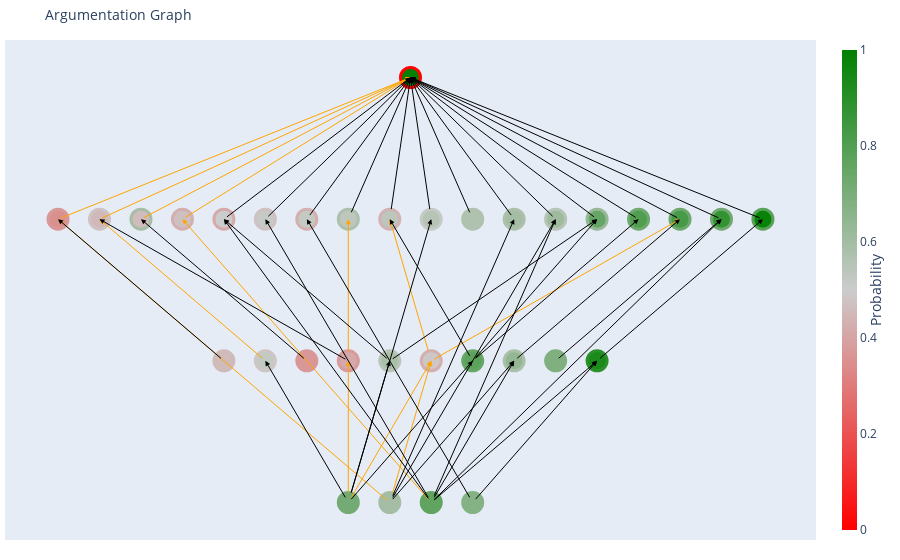

Notebook cell for this chart:
### Markdown cell above
- Using BQBAFc'

### Code cell
eidx = 3 # Example index from 0 to 1114
labels = ['Negative', 'Positive']
print(f' Input: {X_test[eidx]}\n Label: {labels[y_test[eidx]]}\t Predict: {labels[y_pred[eidx]]}')
generate_visualization(BQBAFcps[eidx], test_matches[eidx], sort_by = 'final_strength', save_fig = False)

### Figure 1 — Plotly figure (JSON) as saved in the notebook; plotly's stock layout.template omitted (floating-point values rounded to 4 significant figures)
{"data": [{"hoverinfo": "text", "marker": {"cmax": 1, "cmin": 0, "color": [0.9927, 0.3519, 0.4542, 0.4604, 0.4697, 0.5, 0.5156, 0.519, 0.5344, 0.5375, 0.5533, 0.5709, 0.5973, 0.6136, 0.7534, 0.8047, 0.8264, 0.874, 0.9815, 0.4578, 0.5215, 0.3689, 0.4145, 0.585, 0.4872, 0.7777, 0.6393, 0.6865, 0.9356, 0.7158, 0.5969, 0.7654, 0.6728], "colorbar": {"thickness": 15, "title": {"side": "right", "text": "Probability"}, "xanchor": "left"}, "colorscale": [[0, "green"], [0.5, "#CCCCCC"], [1, "red"]], "line": {"cmax": 1, "cmin": 0, "color": [0.997, 0.6271, 0.5242, 0.4066, 0.572, 0.5843, 0.5267, 0.5706, 0.423, 0.5601, 0.485, 0.4291, 0.4217, 0.4465, 0.371, 0.2692, 0.2663, 0.2722, 0.215, 0.5422, 0.517, 0.6311, 0.6223, 0.4528, 0.5704, 0.25, 0.4195, 0.3135, 0.1047, 0.2842, 0.4031, 0.2346, 0.3272], "colorscale": [[0, "green"], [0.5, "#CCCCCC"], [1, "red"]], "width": 3}, "reversescale": true, "showscale": true, "size": 20}, "mode": "markers", "text": ["#0 []<br>Base score = -5.800<br>Final strength = 4.909<br>Support class = Positive<br>", "#62 [['LEMMA:to', 'SPACY:POS-ADP']]<br>Match: to<br>Base score = 0.520<br>Final strength = 0.611<br>Support class = Negative<br>", "#96 [['SPACY:POS-NOUN'], ['SPACY:POS-PROPN'], ['SPACY:POS-PUNCT']]<br>Match: receive Â£350 .<br>Base score = 0.097<br>Final strength = 0.184<br>Support class = Negative<br>", "#98 [['LEMMA:.'], ['SPACY:POS-NOUN']]<br>Match: . number<br>Base score = -0.378<br>Final strength = 0.159<br>Support class = Negative<br>", "#27 [['SPACY:POS-NUM'], ['SPACY:POS-VERB']]<br>Match: 4882 are<br>Base score = 0.290<br>Final strength = 0.121<br>Support class = Negative<br>", "#29 [['SPACY:POS-PROPN'], ['SPACY:POS-NOUN'], ['SPACY:POS-NUM']]<br>Match: Vodafone numbers 4882<br>Base score = -0.340<br>Final strength = 0.000<br>Support class = Positive<br>", "#54 [['SPACY:POS-NUM'], ['SPACY:POS-ADJ']]<br>Match: 09064019014 your<br>Base score = -0.107<br>Final strength = 0.062<br>Support class = Positive<br>", "#38 [['SPACY:POS-NOUN'], ['LEMMA:call']]<br>Match: number call<br>Base score = -0.284<br>Final strength = 0.076<br>Support class = Positive<br>", "#45 [['SPACY:POS-PROPN'], ['LEMMA:.']]<br>Match: Â£350 .<br>Base score = 0.311<br>Final strength = 0.138<br>Support class = Positive<br>", "#48 [['SPACY:POS-PROPN'], ['SPACY:POS-PROPN'], ['SPACY:POS-ADP']]<br>Match: Todays Vodafone with<br>Base score = -0.242<br>Final strength = 0.150<br>Support class = Positive<br>", "#63 [['SPACY:POS-DET'], ['SPACY:POS-PROPN']]<br>Match: a Â£350<br>Base score = 0.060<br>Final strength = 0.214<br>Support class = Positive<br>", "#75 [['SPACY:POS-NOUN'], ['SPACY:POS-NOUN']]<br>Match: receive award<br>Base score = 0.286<br>Final strength = 0.286<br>Support class = Positive<br>", "#99 [['SPACY:POS-NOUN'], ['SPACY:POS-ADP']]<br>Match: numbers with<br>Base score = 0.316<br>Final strength = 0.394<br>Support class = Positive<br>", "#19 [['SPACY:POS-NUM'], ['SPACY:POS-ADP']]<br>Match: 4882 to<br>Base score = 0.215<br>Final strength = 0.462<br>Support class = Positive<br>", "#23 [['SPACY:POS-PROPN'], ['SPACY:POS-PROPN'], ['SPACY:POS-NOUN']]<br>Match: Todays Vodafone numbers<br>Base score = 0.528<br>Final strength = 1.117<br>Support class = Positive<br>", "#65 [['SPACY:POS-PROPN'], ['SPACY:POS-PROPN'], ['SPACY:POS-VERB']]<br>Match: Todays Vodafone ending<br>Base score = 0.999<br>Final strength = 1.416<br>Support class = Positive<br>", "#24 [['SPACY:POS-PROPN'], ['SPACY:POS-ADP'], ['SPACY:POS-NUM']]<br>Match: Vodafone with 4882<br>Base score = 1.014<br>Final strength = 1.560<br>Support class = Positive<br>", "#59 [['HYPERNYM:communication.n.02'], ['SPACY:POS-NUM']]<br>Match: numbers 4882<br>Base score = 0.984<br>Final strength = 1.936<br>Support class = Positive<br>", "#92 [['HYPERNYM:call.v.28'], ['SPACY:POS-NUM']]<br>Match: call 09064019014<br>Base score = 1.295<br>Final strength = 3.970<br>Support class = Positive<br>", "#88 [['LEMMA:to']]<br>Match: to<br>Base score = 0.169<br>Final strength = 0.169<br>Support class = Negative<br>", "#8 [['SPACY:POS-NOUN'], ['SPACY:POS-PROPN']]<br>Match: receive Â£350<br>Base score = -0.068<br>Final strength = 0.086<br>Support class = Positive<br>", "#86 [['SPACY:POS-PUNCT'], ['SPACY:POS-NOUN']]<br>Match: . number<br>Base score = 0.537<br>Final strength = 0.537<br>Support class = Negative<br>", "#22 [['SPACY:POS-PROPN'], ['SPACY:POS-PUNCT']]<br>Match: Â£350 .<br>Base score = 0.499<br>Final strength = 0.345<br>Support class = Negative<br>", "#18 [['SPACY:POS-PROPN'], ['SPACY:POS-NOUN']]<br>Match: Todays numbers<br>Base score = 0.189<br>Final strength = 0.343<br>Support class = Positive<br>", "#25 [['SPACY:POS-PROPN'], ['SPACY:POS-ADP']]<br>Match: Vodafone with<br>Base score = 0.283<br>Final strength = 0.051<br>Support class = Negative<br>", "#4 [['SPACY:POS-PROPN'], ['SPACY:POS-PROPN']]<br>Match: Todays Vodafone<br>Base score = 1.098<br>Final strength = 1.252<br>Support class = Positive<br>", "#6 [['SPACY:POS-ADP'], ['SPACY:POS-NUM']]<br>Match: with 4882<br>Base score = 0.325<br>Final strength = 0.572<br>Support class = Positive<br>", "#90 [['HYPERNYM:communication.n.02']]<br>Match: numbers<br>Base score = 0.784<br>Final strength = 0.784<br>Support class = Positive<br>", "#5 [['LEMMA:call'], ['SPACY:POS-NUM']]<br>Match: call 09064019014<br>Base score = 2.146<br>Final strength = 2.676<br>Support class = Positive<br>", "#10 [['SPACY:POS-PROPN']]<br>Match: Todays<br>Base score = 0.924<br>Final strength = 0.924<br>Support class = Positive<br>", "#72 [['SPACY:POS-ADP']]<br>Match: with<br>Base score = 0.393<br>Final strength = 0.393<br>Support class = Positive<br>", "#1 [['SPACY:POS-NUM']]<br>Match: 4882<br>Base score = 1.183<br>Final strength = 1.183<br>Support class = Positive<br>", "#16 [['LEMMA:call']]<br>Match: call<br>Base score = 0.721<br>Final strength = 0.721<br>Support class = Positive<br>"], "type": "scatter", "x": [0, -8.5, -7.5, -6.5, -5.5, -4.5, -3.5, -2.5, -1.5, -0.5, 0.5, 1.5, 2.5, 3.5, 4.5, 5.5, 6.5, 7.5, 8.5, -4.5, -3.5, -2.5, -1.5, -0.5, 0.5, 1.5, 2.5, 3.5, 4.5, -1.5, -0.5, 0.5, 1.5], "y": [0, -1, -1, -1, -1, -1, -1, -1, -1, -1, -1, -1, -1, -1, -1, -1, -1, -1, -1, -2, -2, -2, -2, -2, -2, -2, -2, -2, -2, -3, -3, -3, -3]}], "layout": {"annotations": [{"arrowcolor": "orange", "arrowhead": 2, "arrowwidth": 1, "ax": -0.5, "axref": "x", "ay": -3, "ayref": "y", "showarrow": true, "x": 0.5, "xref": "x", "y": -2, "yref": "y"}, {"arrowcolor": "orange", "arrowhead": 2, "arrowwidth": 1, "ax": -5.5, "axref": "x", "ay": -1, "ayref": "y", "showarrow": true, "x": 0, "xref": "x", "y": 0, "yref": "y"}, {"arrowcolor": "orange", "arrowhead": 2, "arrowwidth": 1, "ax": 0.5, "axref": "x", "ay": -2, "ayref": "y", "showarrow": true, "x": -0.5, "xref": "x", "y": -1, "yref": "y"}, {"arrowcolor": "orange", "arrowhead": 2, "arrowwidth": 1, "ax": -7.5, "axref": "x", "ay": -1, "ayref": "y", "showarrow": true, "x": 0, "xref": "x", "y": 0, "yref": "y"}, {"arrowcolor": "orange", "arrowhead": 2, "arrowwidth": 1, "ax": -8.5, "axref": "x", "ay": -1, "ayref": "y", "showarrow": true, "x": 0, "xref": "x", "y": 0, "yref": "y"}, {"arrowcolor": "orange", "arrowhead": 2, "arrowwidth": 1, "ax": -1.5, "axref": "x", "ay": -2, "ayref": "y", "showarrow": true, "x": -1.5, "xref": "x", "y": -1, "yref": "y"}, {"arrowcolor": "orange", "arrowhead": 2, "arrowwidth": 1, "ax": 0.5, "axref": "x", "ay": -2, "ayref": "y", "showarrow": true, "x": 6.5, "xref": "x", "y": -1, "yref": "y"}, {"arrowcolor": "orange", "arrowhead": 2, "arrowwidth": 1, "ax": 0.5, "axref": "x", "ay": -3, "ayref": "y", "showarrow": true, "x": -5.5, "xref": "x", "y": -1, "yref": "y"}, {"arrowcolor": "orange", "arrowhead": 2, "arrowwidth": 1, "ax": -3.5, "axref": "x", "ay": -2, "ayref": "y", "showarrow": true, "x": -7.5, "xref": "x", "y": -1, "yref": "y"}, {"arrowcolor": "orange", "arrowhead": 2, "arrowwidth": 1, "ax": -1.5, "axref": "x", "ay": -3, "ayref": "y", "showarrow": true, "x": 0.5, "xref": "x", "y": -2, "yref": "y"}, {"arrowcolor": "orange", "arrowhead": 2, "arrowwidth": 1, "ax": -0.5, "axref": "x", "ay": -3, "ayref": "y", "showarrow": true, "x": -8.5, "xref": "x", "y": -1, "yref": "y"}, {"arrowcolor": "orange", "arrowhead": 2, "arrowwidth": 1, "ax": -6.5, "axref": "x", "ay": -1, "ayref": "y", "showarrow": true, "x": 0, "xref": "x", "y": 0, "yref": "y"}, {"arrowcolor": "orange", "arrowhead": 2, "arrowwidth": 1, "ax": -1.5, "axref": "x", "ay": -3, "ayref": "y", "showarrow": true, "x": -1.5, "xref": "x", "y": -2, "yref": "y"}, {"arrowcolor": "black", "arrowhead": 2, "arrowwidth": 1, "ax": 7.5, "axref": "x", "ay": -1, "ayref": "y", "showarrow": true, "x": 0, "xref": "x", "y": 0, "yref": "y"}, {"arrowcolor": "black", "arrowhead": 2, "arrowwidth": 1, "ax": -0.5, "axref": "x", "ay": -3, "ayref": "y", "showarrow": true, "x": 2.5, "xref": "x", "y": -1, "yref": "y"}, {"arrowcolor": "black", "arrowhead": 2, "arrowwidth": 1, "ax": 3.5, "axref": "x", "ay": -2, "ayref": "y", "showarrow": true, "x": 7.5, "xref": "x", "y": -1, "yref": "y"}, {"arrowcolor": "black", "arrowhead": 2, "arrowwidth": 1, "ax": -4.5, "axref": "x", "ay": -1, "ayref": "y", "showarrow": true, "x": 0, "xref": "x", "y": 0, "yref": "y"}, {"arrowcolor": "black", "arrowhead": 2, "arrowwidth": 1, "ax": 1.5, "axref": "x", "ay": -1, "ayref": "y", "showarrow": true, "x": 0, "xref": "x", "y": 0, "yref": "y"}, {"arrowcolor": "black", "arrowhead": 2, "arrowwidth": 1, "ax": 0.5, "axref": "x", "ay": -3, "ayref": "y", "showarrow": true, "x": 2.5, "xref": "x", "y": -2, "yref": "y"}, {"arrowcolor": "black", "arrowhead": 2, "arrowwidth": 1, "ax": 2.5, "axref": "x", "ay": -2, "ayref": "y", "showarrow": true, "x": 6.5, "xref": "x", "y": -1, "yref": "y"}, {"arrowcolor": "black", "arrowhead": 2, "arrowwidth": 1, "ax": 3.5, "axref": "x", "ay": -1, "ayref": "y", "showarrow": true, "x": 0, "xref": "x", "y": 0, "yref": "y"}, {"arrowcolor": "black", "arrowhead": 2, "arrowwidth": 1, "ax": 0.5, "axref": "x", "ay": -3, "ayref": "y", "showarrow": true, "x": -4.5, "xref": "x", "y": -1, "yref": "y"}, {"arrowcolor": "black", "arrowhead": 2, "arrowwidth": 1, "ax": 4.5, "axref": "x", "ay": -2, "ayref": "y", "showarrow": true, "x": 8.5, "xref": "x", "y": -1, "yref": "y"}, {"arrowcolor": "black", "arrowhead": 2, "arrowwidth": 1, "ax": 5.5, "axref": "x", "ay": -1, "ayref": "y", "showarrow": true, "x": 0, "xref": "x", "y": 0, "yref": "y"}, {"arrowcolor": "black", "arrowhead": 2, "arrowwidth": 1, "ax": 6.5, "axref": "x", "ay": -1, "ayref": "y", "showarrow": true, "x": 0, "xref": "x", "y": 0, "yref": "y"}, {"arrowcolor": "black", "arrowhead": 2, "arrowwidth": 1, "ax": -1.5, "axref": "x", "ay": -1, "ayref": "y", "showarrow": true, "x": 0, "xref": "x", "y": 0, "yref": "y"}, {"arrowcolor": "black", "arrowhead": 2, "arrowwidth": 1, "ax": -0.5, "axref": "x", "ay": -2, "ayref": "y", "showarrow": true, "x": 4.5, "xref": "x", "y": -1, "yref": "y"}, {"arrowcolor": "black", "arrowhead": 2, "arrowwidth": 1, "ax": -1.5, "axref": "x", "ay": -3, "ayref": "y", "showarrow": true, "x": -3.5, "xref": "x", "y": -2, "yref": "y"}, {"arrowcolor": "black", "arrowhead": 2, "arrowwidth": 1, "ax": -4.5, "axref": "x", "ay": -2, "ayref": "y", "showarrow": true, "x": -8.5, "xref": "x", "y": -1, "yref": "y"}, {"arrowcolor": "black", "arrowhead": 2, "arrowwidth": 1, "ax": 1.5, "axref": "x", "ay": -2, "ayref": "y", "showarrow": true, "x": -0.5, "xref": "x", "y": -1, "yref": "y"}, {"arrowcolor": "black", "arrowhead": 2, "arrowwidth": 1, "ax": -1.5, "axref": "x", "ay": -3, "ayref": "y", "showarrow": true, "x": -0.5, "xref": "x", "y": -2, "yref": "y"}, {"arrowcolor": "black", "arrowhead": 2, "arrowwidth": 1, "ax": 0.5, "axref": "x", "ay": -3, "ayref": "y", "showarrow": true, "x": 4.5, "xref": "x", "y": -2, "yref": "y"}, {"arrowcolor": "black", "arrowhead": 2, "arrowwidth": 1, "ax": 1.5, "axref": "x", "ay": -2, "ayref": "y", "showarrow": true, "x": 4.5, "xref": "x", "y": -1, "yref": "y"}, {"arrowcolor": "black", "arrowhead": 2, "arrowwidth": 1, "ax": 8.5, "axref": "x", "ay": -1, "ayref": "y", "showarrow": true, "x": 0, "xref": "x", "y": 0, "yref": "y"}, {"arrowcolor": "black", "arrowhead": 2, "arrowwidth": 1, "ax": -1.5, "axref": "x", "ay": -2, "ayref": "y", "showarrow": true, "x": -7.5, "xref": "x", "y": -1, "yref": "y"}, {"arrowcolor": "black", "arrowhead": 2, "arrowwidth": 1, "ax": -2.5, "axref": "x", "ay": -2, "ayref": "y", "showarrow": true, "x": -6.5, "xref": "x", "y": -1, "yref": "y"}, {"arrowcolor": "black", "arrowhead": 2, "arrowwidth": 1, "ax": 0.5, "axref": "x", "ay": -3, "ayref": "y", "showarrow": true, "x": -3.5, "xref": "x", "y": -1, "yref": "y"}, {"arrowcolor": "black", "arrowhead": 2, "arrowwidth": 1, "ax": -1.5, "axref": "x", "ay": -3, "ayref": "y", "showarrow": true, "x": 1.5, "xref": "x", "y": -2, "yref": "y"}, {"arrowcolor": "black", "arrowhead": 2, "arrowwidth": 1, "ax": 0.5, "axref": "x", "ay": -3, "ayref": "y", "showarrow": true, "x": 7.5, "xref": "x", "y": -1, "yref": "y"}, {"arrowcolor": "black", "arrowhead": 2, "arrowwidth": 1, "ax": -0.5, "axref": "x", "ay": -3, "ayref": "y", "showarrow": true, "x": 3.5, "xref": "x", "y": -1, "yref": "y"}, {"arrowcolor": "black", "arrowhead": 2, "arrowwidth": 1, "ax": 0.5, "axref": "x", "ay": -3, "ayref": "y", "showarrow": true, "x": 3.5, "xref": "x", "y": -1, "yref": "y"}, {"arrowcolor": "black", "arrowhead": 2, "arrowwidth": 1, "ax": 0.5, "axref": "x", "ay": -1, "ayref": "y", "showarrow": true, "x": 0, "xref": "x", "y": 0, "yref": "y"}, {"arrowcolor": "black", "arrowhead": 2, "arrowwidth": 1, "ax": -1.5, "axref": "x", "ay": -3, "ayref": "y", "showarrow": true, "x": 0.5, "xref": "x", "y": -1, "yref": "y"}, {"arrowcolor": "black", "arrowhead": 2, "arrowwidth": 1, "ax": 1.5, "axref": "x", "ay": -3, "ayref": "y", "showarrow": true, "x": -2.5, "xref": "x", "y": -1, "yref": "y"}, {"arrowcolor": "black", "arrowhead": 2, "arrowwidth": 1, "ax": 1.5, "axref": "x", "ay": -3, "ayref": "y", "showarrow": true, "x": 4.5, "xref": "x", "y": -2, "yref": "y"}, {"arrowcolor": "black", "arrowhead": 2, "arrowwidth": 1, "ax": 2.5, "axref": "x", "ay": -1, "ayref": "y", "showarrow": true, "x": 0, "xref": "x", "y": 0, "yref": "y"}, {"arrowcolor": "black", "arrowhead": 2, "arrowwidth": 1, "ax": -2.5, "axref": "x", "ay": -1, "ayref": "y", "showarrow": true, "x": 0, "xref": "x", "y": 0, "yref": "y"}, {"arrowcolor": "black", "arrowhead": 2, "arrowwidth": 1, "ax": -0.5, "axref": "x", "ay": -2, "ayref": "y", "showarrow": true, "x": -4.5, "xref": "x", "y": -1, "yref": "y"}, {"arrowcolor": "black", "arrowhead": 2, "arrowwidth": 1, "ax": -0.5, "axref": "x", "ay": -1, "ayref": "y", "showarrow": true, "x": 0, "xref": "x", "y": 0, "yref": "y"}, {"arrowcolor": "black", "arrowhead": 2, "arrowwidth": 1, "ax": 4.5, "axref": "x", "ay": -1, "ayref": "y", "showarrow": true, "x": 0, "xref": "x", "y": 0, "yref": "y"}, {"arrowcolor": "black", "arrowhead": 2, "arrowwidth": 1, "ax": -0.5, "axref": "x", "ay": -3, "ayref": "y", "showarrow": true, "x": 2.5, "xref": "x", "y": -2, "yref": "y"}, {"arrowcolor": "black", "arrowhead": 2, "arrowwidth": 1, "ax": 1.5, "axref": "x", "ay": -2, "ayref": "y", "showarrow": true, "x": 5.5, "xref": "x", "y": -1, "yref": "y"}, {"arrowcolor": "black", "arrowhead": 2, "arrowwidth": 1, "ax": -3.5, "axref": "x", "ay": -1, "ayref": "y", "showarrow": true, "x": 0, "xref": "x", "y": 0, "yref": "y"}], "hovermode": "closest", "margin": {"b": 20, "l": 5, "r": 5, "t": 40}, "showlegend": false, "title": {"font": {"size": 14}, "text": "Argumentation Graph"}, "xaxis": {"showgrid": false, "showticklabels": false, "zeroline": false}, "yaxis": {"showgrid": false, "showticklabels": false, "zeroline": false}}}
